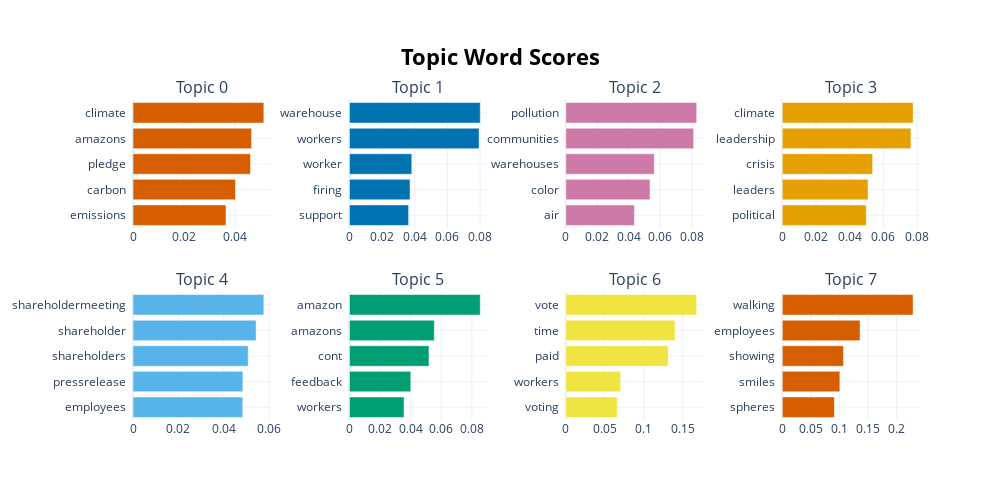

Notebook code for this chart:
### Code cell
model.visualize_barchart()

### Figure 1 — Plotly figure (JSON) as saved in the notebook; plotly's stock layout.template omitted (floating-point values rounded to 4 significant figures)
{"data": [{"marker": {"color": "#D55E00"}, "orientation": "h", "type": "bar", "x": [0.03655, 0.04028, 0.0462, 0.04662, 0.05143], "xaxis": "x", "y": ["emissions  ", "carbon  ", "pledge  ", "amazons  ", "climate  "], "yaxis": "y"}, {"marker": {"color": "#0072B2"}, "orientation": "h", "type": "bar", "x": [0.03625, 0.03712, 0.03819, 0.07936, 0.08011], "xaxis": "x2", "y": ["support  ", "firing  ", "worker  ", "workers  ", "warehouse  "], "yaxis": "y2"}, {"marker": {"color": "#CC79A7"}, "orientation": "h", "type": "bar", "x": [0.0436, 0.05349, 0.0562, 0.08124, 0.08316], "xaxis": "x3", "y": ["air  ", "color  ", "warehouses  ", "communities  ", "pollution  "], "yaxis": "y3"}, {"marker": {"color": "#E69F00"}, "orientation": "h", "type": "bar", "x": [0.04985, 0.05088, 0.05362, 0.07632, 0.07763], "xaxis": "x4", "y": ["political  ", "leaders  ", "crisis  ", "leadership  ", "climate  "], "yaxis": "y4"}, {"marker": {"color": "#56B4E9"}, "orientation": "h", "type": "bar", "x": [0.0484, 0.04847, 0.05081, 0.05428, 0.05769], "xaxis": "x5", "y": ["employees  ", "pressrelease  ", "shareholders  ", "shareholder  ", "shareholdermeeting  "], "yaxis": "y5"}, {"marker": {"color": "#009E73"}, "orientation": "h", "type": "bar", "x": [0.03569, 0.04007, 0.05198, 0.05548, 0.08551], "xaxis": "x6", "y": ["workers  ", "feedback  ", "cont  ", "amazons  ", "amazon  "], "yaxis": "y6"}, {"marker": {"color": "#F0E442"}, "orientation": "h", "type": "bar", "x": [0.06605, 0.07041, 0.1315, 0.1403, 0.168], "xaxis": "x7", "y": ["voting  ", "workers  ", "paid  ", "time  ", "vote  "], "yaxis": "y7"}, {"marker": {"color": "#D55E00"}, "orientation": "h", "type": "bar", "x": [0.09141, 0.1009, 0.1073, 0.1363, 0.2293], "xaxis": "x8", "y": ["spheres  ", "smiles  ", "showing  ", "employees  ", "walking  "], "yaxis": "y8"}], "layout": {"annotations": [{"font": {"size": 16}, "showarrow": false, "text": "Topic 0", "x": 0.0875, "xanchor": "center", "xref": "paper", "y": 1, "yanchor": "bottom", "yref": "paper"}, {"font": {"size": 16}, "showarrow": false, "text": "Topic 1", "x": 0.3625, "xanchor": "center", "xref": "paper", "y": 1, "yanchor": "bottom", "yref": "paper"}, {"font": {"size": 16}, "showarrow": false, "text": "Topic 2", "x": 0.6375, "xanchor": "center", "xref": "paper", "y": 1, "yanchor": "bottom", "yref": "paper"}, {"font": {"size": 16}, "showarrow": false, "text": "Topic 3", "x": 0.9125, "xanchor": "center", "xref": "paper", "y": 1, "yanchor": "bottom", "yref": "paper"}, {"font": {"size": 16}, "showarrow": false, "text": "Topic 4", "x": 0.0875, "xanchor": "center", "xref": "paper", "y": 0.4, "yanchor": "bottom", "yref": "paper"}, {"font": {"size": 16}, "showarrow": false, "text": "Topic 5", "x": 0.3625, "xanchor": "center", "xref": "paper", "y": 0.4, "yanchor": "bottom", "yref": "paper"}, {"font": {"size": 16}, "showarrow": false, "text": "Topic 6", "x": 0.6375, "xanchor": "center", "xref": "paper", "y": 0.4, "yanchor": "bottom", "yref": "paper"}, {"font": {"size": 16}, "showarrow": false, "text": "Topic 7", "x": 0.9125, "xanchor": "center", "xref": "paper", "y": 0.4, "yanchor": "bottom", "yref": "paper"}], "height": 500, "hoverlabel": {"bgcolor": "white", "font": {"family": "Rockwell", "size": 16}}, "showlegend": false, "title": {"font": {"color": "Black", "size": 22}, "text": "<b>Topic Word Scores", "x": 0.5, "xanchor": "center", "yanchor": "top"}, "width": 1000, "xaxis": {"anchor": "y", "domain": [0, 0.175], "showgrid": true}, "xaxis2": {"anchor": "y2", "domain": [0.275, 0.45], "showgrid": true}, "xaxis3": {"anchor": "y3", "domain": [0.55, 0.725], "showgrid": true}, "xaxis4": {"anchor": "y4", "domain": [0.825, 1], "showgrid": true}, "xaxis5": {"anchor": "y5", "domain": [0, 0.175], "showgrid": true}, "xaxis6": {"anchor": "y6", "domain": [0.275, 0.45], "showgrid": true}, "xaxis7": {"anchor": "y7", "domain": [0.55, 0.725], "showgrid": true}, "xaxis8": {"anchor": "y8", "domain": [0.825, 1], "showgrid": true}, "yaxis": {"anchor": "x", "domain": [0.6, 1], "showgrid": true}, "yaxis2": {"anchor": "x2", "domain": [0.6, 1], "showgrid": true}, "yaxis3": {"anchor": "x3", "domain": [0.6, 1], "showgrid": true}, "yaxis4": {"anchor": "x4", "domain": [0.6, 1], "showgrid": true}, "yaxis5": {"anchor": "x5", "domain": [0, 0.4], "showgrid": true}, "yaxis6": {"anchor": "x6", "domain": [0, 0.4], "showgrid": true}, "yaxis7": {"anchor": "x7", "domain": [0, 0.4], "showgrid": true}, "yaxis8": {"anchor": "x8", "domain": [0, 0.4], "showgrid": true}}}
